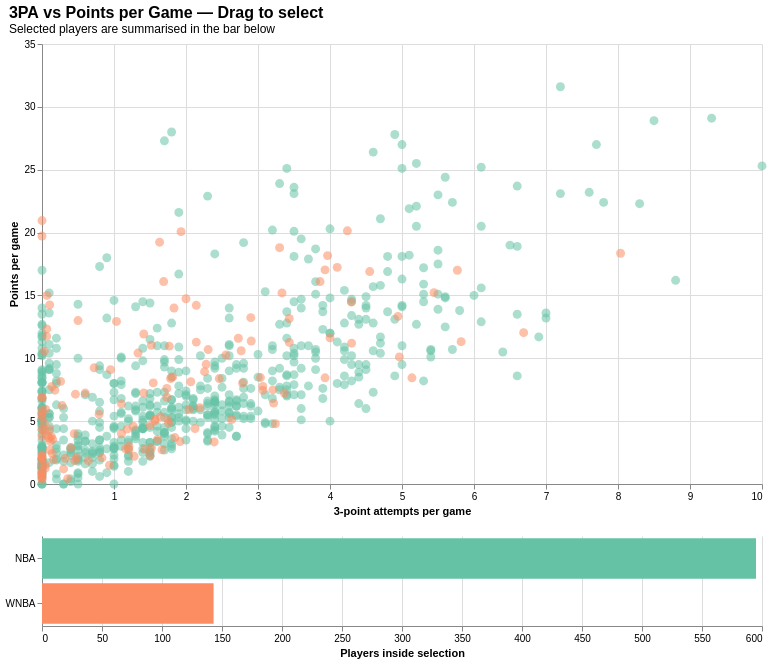

Notebook source saved alongside this figure:
### Markdown cell above
### 3. Three-point attempts vs points scored — interactive linked selection (Altair)

Altair scatter of 3-point attempts per game against points scored per game with a draggable rectangular brush — click and drag on the scatter to select a region of players, and the bar chart underneath updates live to show how many of the selected players come from each league. The kind of cross-filtered linked-view chart Altair makes trivial to write.

### Code cell
scatter_data = (
    combined[['3PA', 'PTS', 'Player', 'Pos', 'League']]
    .dropna()
    .rename(columns={'3PA': 'ThreePA'})
)

brush = alt.selection_interval()

scatter = alt.Chart(scatter_data).mark_circle(size=80, opacity=0.55).encode(
    x=alt.X('ThreePA:Q', title='3-point attempts per game',
            axis=alt.Axis(values=[1, 2, 3, 4, 5, 6, 7, 8, 9, 10])),
    y=alt.Y('PTS:Q', title='Points per game'),
    color=alt.condition(
        brush,
        alt.Color('League:N', scale=ALT_LEAGUE_COLORS),
        alt.value('lightgray'),
    ),
    tooltip=[
        alt.Tooltip('Player:N'),
        alt.Tooltip('Pos:N'),
        alt.Tooltip('League:N'),
        alt.Tooltip('ThreePA:Q', title='3PA', format='.2f'),
        alt.Tooltip('PTS:Q', format='.2f'),
    ],
).add_params(brush).properties(
    width=720, height=440,
    title=alt.TitleParams(
        '3PA vs Points per Game — Drag to select',
        subtitle='Selected players are summarised in the bar below',
        anchor='start', fontSize=16,
    ),
)

bars = alt.Chart(scatter_data).mark_bar().encode(
    y=alt.Y('League:N', title=None),
    x=alt.X('count():Q', title='Players inside selection'),
    color=alt.Color('League:N', scale=ALT_LEAGUE_COLORS, legend=None),
    tooltip=['League:N', alt.Tooltip('count():Q', title='Selected players')],
).transform_filter(brush).properties(width=720, height=90)

chart_3pa = (scatter & bars).configure_view(stroke=None)
show_altair(chart_3pa)

### Figure 1 — Vega-Lite specification as saved in the notebook (floating-point values rounded to 4 significant figures; data arrays with more than 128 entries replaced by an {"elided": "..."} marker saying what was removed)
{"$schema": "https://vega.github.io/schema/vega-lite/v6.4.1.json", "config": {"view": {"continuousHeight": 300, "continuousWidth": 300, "stroke": null}}, "data": {"name": "data-7a158eeb8eb546983a29fb9264828de7"}, "datasets": {"data-7a158eeb8eb546983a29fb9264828de7": {"elided": "738 records"}}, "params": [{"name": "param_54dd647193d9b3b3", "select": {"type": "interval"}, "views": ["view_0d5a8fe164b376f4_0"]}], "vconcat": [{"encoding": {"color": {"condition": {"field": "League", "param": "param_54dd647193d9b3b3", "scale": {"domain": ["NBA", "WNBA"], "range": ["#66c2a5", "#fc8d62"]}, "type": "nominal"}, "value": "lightgray"}, "tooltip": [{"field": "Player", "type": "nominal"}, {"field": "Pos", "type": "nominal"}, {"field": "League", "type": "nominal"}, {"field": "ThreePA", "format": ".2f", "title": "3PA", "type": "quantitative"}, {"field": "PTS", "format": ".2f", "type": "quantitative"}], "x": {"axis": {"values": [1, 2, 3, 4, 5, 6, 7, 8, 9, 10]}, "field": "ThreePA", "title": "3-point attempts per game", "type": "quantitative"}, "y": {"field": "PTS", "title": "Points per game", "type": "quantitative"}}, "height": 440, "mark": {"opacity": 0.55, "size": 80, "type": "circle"}, "name": "view_0d5a8fe164b376f4_0", "title": {"anchor": "start", "fontSize": 16, "subtitle": "Selected players are summarised in the bar below", "text": "3PA vs Points per Game — Drag to select"}, "width": 720}, {"encoding": {"color": {"field": "League", "legend": null, "scale": {"domain": ["NBA", "WNBA"], "range": ["#66c2a5", "#fc8d62"]}, "type": "nominal"}, "tooltip": [{"field": "League", "type": "nominal"}, {"aggregate": "count", "title": "Selected players", "type": "quantitative"}], "x": {"aggregate": "count", "title": "Players inside selection", "type": "quantitative"}, "y": {"field": "League", "title": null, "type": "nominal"}}, "height": 90, "mark": {"type": "bar"}, "transform": [{"filter": {"param": "param_54dd647193d9b3b3"}}], "width": 720}]}
